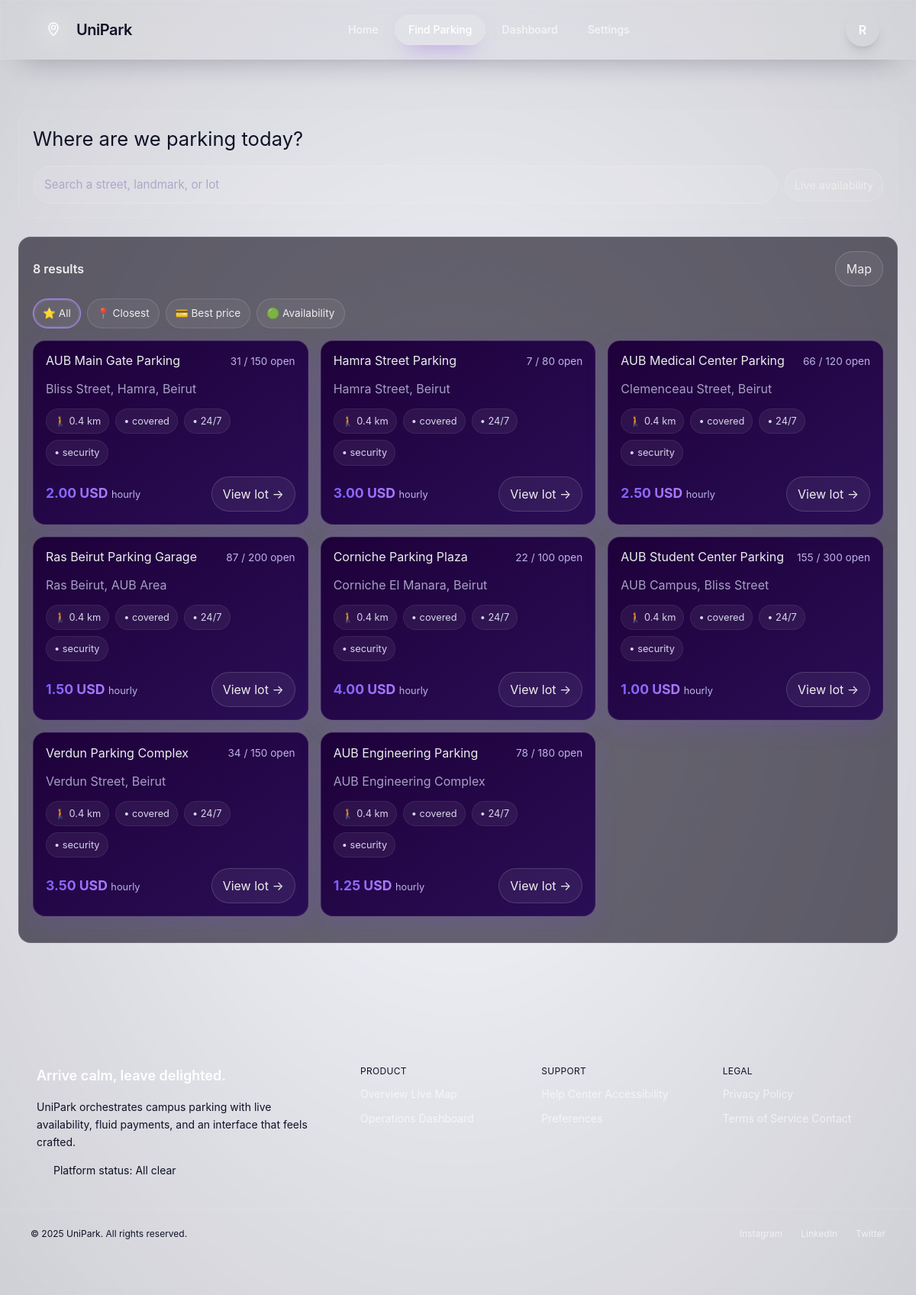
/find/ (signed in), run on the app's committed database.
### parking/models.py (models this page shows, shortened)
class ParkingLot(models.Model):
    name = models.CharField(max_length=100)
    owner = models.ForeignKey(User, on_delete=models.CASCADE, related_name='owned_parking_lots', null=True, blank=True)
    address = models.TextField()
    latitude = models.DecimalField(max_digits=10, decimal_places=8)
    longitude = models.DecimalField(max_digits=11, decimal_places=8)
    hourly_rate = models.DecimalField(max_digits=6, decimal_places=2)
    daily_rate = models.DecimalField(max_digits=6, decimal_places=2)
    monthly_rate = models.DecimalField(max_digits=8, decimal_places=2)
    total_spots = models.PositiveIntegerField()
    available_spots = models.PositiveIntegerField()
    opening_time = models.TimeField()
    closing_time = models.TimeField()
    features = models.TextField(blank=True, null=True)
    is_active = models.BooleanField(default=True)

### parking/views.py (the view, shortened to what this page needs)
# urls.py: path('find/', views.find_parking, name='find_parking'),
def find_parking(request):
    query = request.GET.get("q", request.GET.get("query", "")).strip()
    active_filter = request.GET.get("filter", "all")
    current_sort = request.GET.get("sort", "closest")
    live_enabled = request.GET.get("live") in {"1", "true", "on"}
    raw_lots = demo.demo_lots()
    def prepare_lot(item: dict[str, Any]) -> dict[str, Any]:
        tags = item.get("tags") or []
        if not tags:
            tags = ["🛡️ 24/7 secure", "⚡ Instant access"]
        else:
            tags = [tag if tag.strip().startswith(("🛡", "⚡", "🚗", "🔌", "🅿")) else f"• {tag}" for tag in tags]
        return {
            "id": item.get("id"),
            "name": item.get("name") or item.get("title", "Parking lot"),
            "address": item.get("address", ""),
            "open": item.get("available") or item.get("open") or 0,
            "capacity": item.get("total") or item.get("capacity") or 0,
            "price": item.get("price") or item.get("rate") or item.get("hourly_rate"),
            "distance_km": item.get("distance") or item.get("distance_km") or 0,
            "tags": tags,
        }
    lots = [prepare_lot(item) for item in raw_lots]
    filter_sort_map = {
        "closest": lambda lot: lot["distance_km"],
        "best_price": lambda lot: lot["price"] if lot["price"] is not None else float("inf"),
        "availability": lambda lot: (-lot["open"], lot["capacity"]),
    }
    if active_filter in filter_sort_map:
        key_fn = filter_sort_map[active_filter]
        reverse = active_filter == "availability"
        lots = sorted(lots, key=key_fn, reverse=reverse)
    sort_map = {
        "closest": lambda lot: lot["distance_km"],
        "price_asc": lambda lot: lot["price"] if lot["price"] is not None else float("inf"),
        "price_desc": lambda lot: lot["price"] if lot["price"] is not None else float("-inf"),
        "availability_desc": lambda lot: lot["open"],
    }
    if current_sort in sort_map:
        reverse = current_sort in {"price_desc", "availability_desc"}
        lots = sorted(lots, key=sort_map[current_sort], reverse=reverse)
    lots_json = json.dumps(raw_lots, cls=DjangoJSONEncoder)
    context = {
        "query": query,
        "lots": lots,
        "lots_json": lots_json,
        "active_filter": active_filter,
        "current_sort": current_sort,
        "live_enabled": live_enabled,
        "show_skeletons": False,
        "next_url": "",
        "empty_animation": static("img/lottie/search-empty.json"),
    }
    if is_htmx(request):
        html = render_to_string("partials/_results_items.html", context, request=request)
        response = HttpResponse(html)
        response["HX-Trigger"] = json.dumps({"map:update": {"lots": raw_lots}})
        return response
    return render(request, "find_parking.html", context)

### parking/context_processors.py (called while the page is built)
def active_namespace(request: HttpRequest) -> str | None:
    try:
        match = resolve(request.path)
    except Resolver404:
        return None
    return match.namespace

def ui_settings(request: HttpRequest) -> dict[str, Any]:
    lang_code = translation.get_language() or settings.LANGUAGE_CODE
    bidi = translation.get_language_info(lang_code.split("-")[0]).get("bidi", False)
    theme = request.COOKIES.get("unipark_theme", "dark")
    return {
        "LANGUAGE_CODE": lang_code,
        "LANGUAGE_BIDI": bidi,
        "IS_RTL": is_rtl(lang_code),
        "HTML_DIR": direction(lang_code),
        "HTML_CLASS": html_class(lang_code),
        "ACTIVE_NAMESPACE": active_namespace(request),
        "UNIPARK_THEME": theme,
        "LANGUAGE_SWITCH_URL": reverse("parking:toggle_language"),
    }

### parking/templatetags/unipark_tags.py (called while the page is built)
def _resolve_url_name(path: str) -> NavMatch:
    try:
        match = resolve(path)
    except Resolver404:
        return NavMatch(is_active=False, url_name=None)
    return NavMatch(is_active=True, url_name=match.url_name)

@register.simple_tag(takes_context=True)
def nav_active(context: dict[str, Any], url_name: str, *args: Any, **kwargs: Any) -> str:
    request = context.get("request")
    if not request:
        return ""
    match = _resolve_url_name(request.path)
    if not match.url_name:
        return ""
    target = url_name
    if ":" not in target and request.resolver_match:
        target = f"{request.resolver_match.namespace}:{target}" if request.resolver_match.namespace else target
    if match.url_name == target:
        return "is-active"
    try:
        target_path = reverse(url_name, args=args, kwargs=kwargs)
    except Exception:  # pragma: no cover - defensive
        return ""
    if request.path == target_path:
        return "is-active"
    return ""

### parking/utils/rtl.py (called while the page is built)
def is_rtl(language_code: str | None = None) -> bool:
    code = (language_code or translation.get_language() or "en").split("-")[0]
    try:
        lang_info = translation.get_language_info(code)
        return bool(lang_info.get("bidi"))
    except KeyError:
        return code in RTL_LANG_CODES

def direction(language_code: str | None = None) -> str:
    return "rtl" if is_rtl(language_code) else "ltr"

def html_class(language_code: str | None = None) -> str:
    return "rtl" if is_rtl(language_code) else ""

### parking/views.py (called while the page is built)
def is_htmx(request):
    return request.headers.get("HX-Request") == "true"

### templates/find_parking.html (shortened to what this page needs)
{% extends "base.html" %}
{% load static %}
{% block content %}
<section class="find-wrap">
  <div class="find-layout">
    <aside class="filter-pane" aria-label="Filters">
      <h1 class="find-title">Where are we parking today?</h1>
      {% include "partials/_filters_bar.html" with query=query active_filter=active_filter live_enabled=live_enabled current_sort=current_sort %}
    </aside>
    <main
      class="results-pane"
      aria-live="polite"
      aria-busy="{% if show_skeletons %}true{% else %}false{% endif %}"
    >
      <div id="results-toolbar" class="results-toolbar" aria-controls="results-grid">
        <div class="results-toolbar__top">
          <div class="results-count">
            {% if lots %}
              {{ lots|length }} results
            {% else %}
              No results
            {% endif %}
          </div>
          <button id="toggle-map" class="btn-ghost" type="button" aria-pressed="false" aria-controls="map-drawer">
            Map
          </button>
        </div>
        {% include "partials/_results_filters.html" with active_filter=active_filter %}
      </div>
      <ul
        id="results-grid"
        class="results-grid"
        role="list"
        aria-label="Parking results"
        data-next-url="{{ next_url|default:'' }}"
      >
        {% include "partials/_results_items.html" with lots=lots show_skeletons=show_skeletons %}
      </ul>
    </main>
  </div>
</section>
<link rel="stylesheet" href="{% static 'css/find.css' %}">
{% endblock %}

### templates/partials/_navbar.html (shortened to what this page needs)
{% load i18n static unipark_tags %}
<header x-data="{ menuOpen: false, profileOpen: false }"
        @keydown.escape.window="profileOpen = false"
        class="navbar glass-nav fixed inset-x-0 top-0 z-50">
    <div class="mx-auto flex max-w-6xl items-center justify-between px-4 py-4 lg:px-6">
        <div class="flex items-center gap-3">
            <a href="{% url 'parking:home' %}" class="group inline-flex items-center gap-2 text-lg font-semibold tracking-tight">
                <span class="relative flex h-11 w-11 items-center justify-center rounded-2xl bg-gradient-to-br from-primary to-primary/60 shadow-neon transition-transform duration-300 group-hover:-translate-y-0.5">
                    <span class="absolute inset-0 rounded-2xl bg-white/15 blur-md"></span>
                    <svg class="relative h-6 w-6 text-white" viewBox="0 0 24 24" fill="none" stroke="currentColor">
                        <path stroke-linecap="round" stroke-linejoin="round" stroke-width="1.5"
                              d="M12 3a6 6 0 0 0-6 6c0 4.5 6 10.5 6 10.5S18 13.5 18 9a6 6 0 0 0-6-6z"/>
                        <circle cx="12" cy="9" r="2.6" stroke-width="1.4"/>
                    </svg>
                </span>
                <span class="font-display text-xl text-surface-900 dark:text-white">
                    UniPark
                </span>
            </a>
        </div>
        <nav class="hidden items-center gap-1 text-sm font-medium lg:flex">
            <a href="{% url 'parking:home' %}"
               class="nav-link {% nav_active 'parking:home' %}">
                {% trans "Home" %}
            </a>
            <a href="{% url 'parking:find_parking' %}"
               class="nav-link {% nav_active 'parking:find_parking' %}">
                {% trans "Find Parking" %}
            </a>
            <a href="{% url 'parking:dashboard' %}"
               class="nav-link {% nav_active 'parking:dashboard' %}">
                {% trans "Dashboard" %}
            </a>
            <a href="{% url 'parking:settings' %}"
               class="nav-link {% nav_active 'parking:settings' %}">
                {% trans "Settings" %}
            </a>
        </nav>
        <div class="flex items-center gap-3">
            {% if user.is_authenticated %}
                <div class="relative">
                    <button type="button"
                            @click="profileOpen = !profileOpen"
                            @keyup.space.prevent="profileOpen = !profileOpen"
                            class="group flex h-11 w-11 items-center justify-center rounded-full bg-gradient-to-br from-primary to-primary/50 text-white shadow-lg shadow-primary/40 focus:outline-none focus:ring-2 focus:ring-offset-2 focus:ring-primary">
                        <span class="font-semibold">
                            {{ user.first_name|first|default:user.username|first|upper }}
                        </span>
                    </button>
                </div>
            {% endif %}
        </div>
    </div>
</header>

### templates/partials/_results_items.html (shortened to what this page needs)
{% for lot in lots %}
  <li role="listitem">
    {% include "partials/_lot_card.html" with lot=lot %}
  </li>
{% empty %}
  <li role="listitem">
    {% include "partials/_empty_state.html" %}
  </li>
{% endfor %}

### templates/partials/_lot_card.html
<article class="lot-card" aria-labelledby="lot-{{ lot.id }}-title">
  <header class="lot-head">
    <h3 class="lot-title" id="lot-{{ lot.id }}-title">{{ lot.name }}</h3>
    <span class="lot-open" aria-label="Spots available">
      {{ lot.open }} / {{ lot.capacity }} open
    </span>
  </header>
  <p class="lot-sub">
    {{ lot.address }}
  </p>
  <ul class="lot-tags" aria-label="Features">
    <li>🚶 {{ lot.distance_km|default:0|floatformat:1 }} km</li>
    {% for tag in lot.tags %}
      <li>{{ tag }}</li>
    {% empty %}
      <li>🛡️ 24/7 secure</li>
      <li>⚡ Instant access</li>
    {% endfor %}
  </ul>
  <div class="lot-foot">
    <div class="price" aria-label="Price per hour">
      {% if lot.price is not None %}
        <span class="amount">{{ lot.price|floatformat:2 }} USD</span>
      {% else %}
        <span class="amount">—</span>
      {% endif %}
      <span class="per">hourly</span>
    </div>
    <a href="{% url 'parking:parking_lot_detail' lot.id %}" class="btn-primary">View lot →</a>
  </div>
</article>

### static/css/unipark.css (style rules this page uses)
body::before { content: ""; position: fixed; inset: 0; pointer-events: none; background: radial-gradient(ellipse at center, rgba(0, 0, 0, 0) 0%, rgba(0, 0, 0, 0.6) 100%); opacity: 0.28; mix-blend-mode: multiply; z-index: 0; }
.glass-nav { background: rgba(255, 255, 255, 0.05); border: 1px solid rgba(255, 255, 255, 0.08); backdrop-filter: blur(16px); box-shadow: 0 20px 40px -30px rgba(26, 20, 46, 0.65); }

### static/css/cards.css (style rules this page uses)
:root { --unipark-purple: #5B00C7; --unipark-purple-mid: #7C2AE8; --unipark-highlight: #B692FF; --unipark-accent: #22C55E; --unipark-text: #EDEDED; --unipark-subtext: #A89FC4; }

### static/css/find.css (style rules this page uses)
.find-wrap { padding-inline: clamp(12px, 3vw, 24px); padding-block: clamp(16px, 4vw, 32px); }
.find-layout { max-width: 1200px; margin: 0 auto; display: flex; flex-direction: column; gap: 24px; }
.find-wrap * { min-width: 0; box-sizing: border-box; }
.filter-pane { background: rgba(255, 255, 255, 0.04); border: 1px solid rgba(255, 255, 255, 0.08); border-radius: 16px; padding: 18px; display: flex; flex-direction: column; gap: 16px; }
.find-title { font-size: clamp(1.2rem, 2.2vw, 1.6rem); margin: 0; }
.results-pane { background: rgba(11, 5, 22, 0.6); border: 1px solid rgba(255, 255, 255, 0.08); border-radius: 16px; padding: 18px; display: flex; flex-direction: column; gap: 16px; min-height: 40vh; overflow: visible; }
.results-toolbar { display: flex; flex-direction: column; gap: 16px; }
.results-toolbar__top { display: flex; flex-direction: column; gap: 12px; }
@media (min-width: 640px) { .results-toolbar__top { flex-direction: row; align-items: center; justify-content: space-between; } }
.results-count { font-weight: 600; color: #ededed; }
.btn-primary, .btn-ghost { border-radius: 999px; padding: 10px 14px; text-decoration: none; border: 1px solid rgba(255, 255, 255, 0.15); color: #ededed; background: rgba(255, 255, 255, 0.06); display: inline-flex; align-items: center; justify-content: center; gap: 6px; transition: background 0.2s ease, border-color 0.2s ease; }
.results-grid { display: grid; grid-template-columns: 1fr; gap: 16px; list-style: none; padding: 0; margin: 0; overflow: visible; }
@media (min-width: 640px) { .results-grid { grid-template-columns: repeat(2, minmax(0, 1fr)); } }
@media (min-width: 1100px) { .results-grid { grid-template-columns: repeat(3, minmax(0, 1fr)); } }
.results-grid > li { display: block; }
.lot-card { width: 100%; background: linear-gradient(145deg, #1e003a 0%, #2a0e55 100%); border: 1px solid rgba(255, 255, 255, 0.08); border-radius: 16px; padding: 16px; color: #ededed; box-shadow: 0 10px 30px rgba(120, 60, 255, 0.15); transition: transform 0.25s ease, box-shadow 0.25s ease; display: flex; flex-direction: column; gap: 14px; }
.lot-head { display: flex; align-items: center; justify-content: space-between; gap: 10px; }
.lot-title { font-size: 1rem; line-height: 1.2; margin: 0; white-space: normal; }
.lot-open { color: #bdb4e6; font-size: 0.85rem; white-space: nowrap; }
.lot-sub { color: #a89fc4; margin: 0; }
.lot-tags { display: flex; flex-wrap: wrap; gap: 8px; padding: 0; margin: 0; list-style: none; }
.lot-tags li { background: rgba(255, 255, 255, 0.06); border: 1px solid rgba(255, 255, 255, 0.07); padding: 6px 10px; border-radius: 999px; font-size: 0.8rem; color: #d6d6e8; }
.lot-foot { display: flex; align-items: center; justify-content: space-between; gap: 12px; }
.price .amount { font-weight: 700; font-size: 1.1rem; background: linear-gradient(90deg, #7b61ff, #ae7bff); -webkit-background-clip: text; -webkit-text-fill-color: transparent; }
.price .per { color: #bdb4e6; font-size: 0.8rem; }
body, .results-pane { overflow-x: hidden; }

### data on the page
ParkingLot: name "AUB Main Gate Parking", open "31", capacity "150", address "Bliss Street, Hamra, Beirut", distance_km "0.4", tags "• covered" "• 24/7" "• security", price "2.00"
ParkingLot: name "Hamra Street Parking", open "7", capacity "80", address "Hamra Street, Beirut", distance_km "0.4", tags "• covered" "• 24/7" "• security", price "3.00"
ParkingLot: name "AUB Medical Center Parking", open "66", capacity "120", address "Clemenceau Street, Beirut", distance_km "0.4", tags "• covered" "• 24/7" "• security", price "2.50"
ParkingLot: name "Ras Beirut Parking Garage", open "87", capacity "200", address "Ras Beirut, AUB Area", distance_km "0.4", tags "• covered" "• 24/7" "• security", price "1.50"
ParkingLot: name "Corniche Parking Plaza", open "22", capacity "100", address "Corniche El Manara, Beirut", distance_km "0.4", tags "• covered" "• 24/7" "• security", price "4.00"
ParkingLot: name "AUB Student Center Parking", open "155", capacity "300", address "AUB Campus, Bliss Street", distance_km "0.4", tags "• covered" "• 24/7" "• security", price "1.00"
ParkingLot: name "Verdun Parking Complex", open "34", capacity "150", address "Verdun Street, Beirut", distance_km "0.4", tags "• covered" "• 24/7" "• security", price "3.50"
ParkingLot: name "AUB Engineering Parking", open "78", capacity "180", address "AUB Engineering Complex", distance_km "0.4", tags "• covered" "• 24/7" "• security", price "1.25"

### other printed values
{{ user.first_name|first|default:user.username|first|upper }} "R"
{{ lots|length }} "8"
